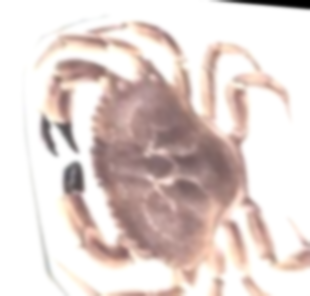
#> input picture Image Processing/Adjust image/jonah.png, 310 x 296 px
$ jupyter execute test.ipynb
#> lines starting #> are read from the running program, lines starting #| are printed output that depends on the picture
[cell 1]
import cv2
import matplotlib.pyplot as plt

[cell 2]
img = cv2.imread("jonah.png",0)
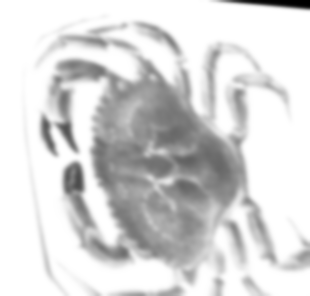
#> img: shape (296, 310); min 0, max 255, mean 216
rock = cv2.imread("rock.png",0)
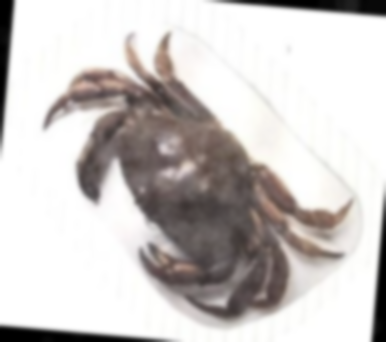
#> input picture Image Processing/Adjust image/rock.png, 386 x 342 px
#> rock: shape (342, 386); min 0, max 255, mean 200.5

[cell 3]
plt.imshow(rock, cmap='grey')

[cell 4]
clache = cv2.createCLAHE(clipLimit = 3.0, tileGridSize = (4,4))
greyrock = clache.apply(rock)
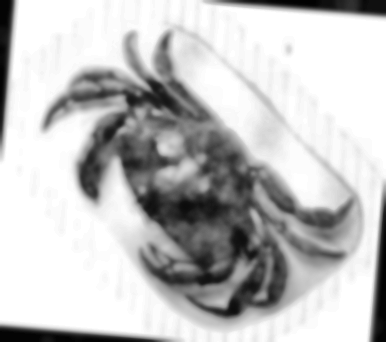
#> greyrock: shape (342, 386); min 2, max 255, mean 193.6
plt.imshow(greyrock, cmap='grey')

[cell 5]
clache = cv2.createCLAHE(clipLimit = 3.0, tileGridSize = (4,4))
img2 = clache.apply(img)
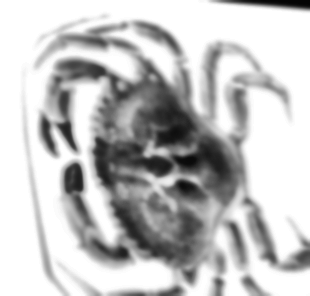
#> img2: shape (296, 310); min 4, max 255, mean 194.4

[cell 6]
plt.imshow(img, cmap = 'grey')

[cell 7]
plt.imshow(img2, cmap='grey')

[cell 8]
plt.hist(img2)
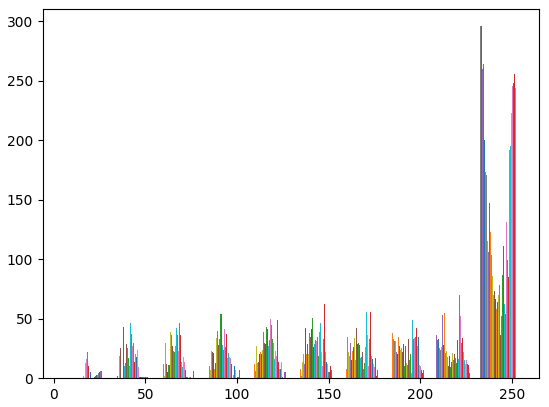
#> figure drawn by matplotlib, 1 panel; tallest bar 296 high, from x = 232.4 to 232.5; tallest bar 296 high, from x = 232.5 to 232.5; tallest bar 296 high, from x = 232.5 to 232.6

[cell 9]
plt.hist(img)
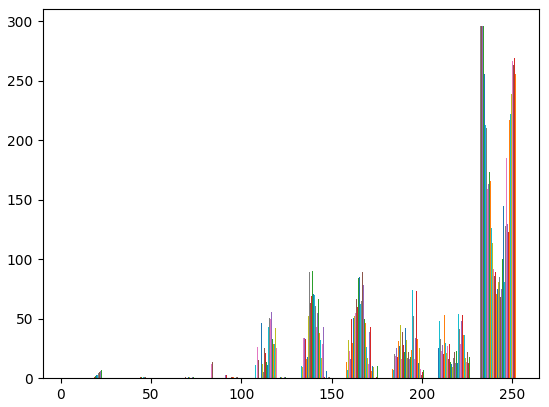
#> figure drawn by matplotlib, 1 panel; tallest bar 296 high, from x = 232.1 to 232.1; tallest bar 296 high, from x = 232.1 to 232.2; tallest bar 296 high, from x = 232.2 to 232.2
